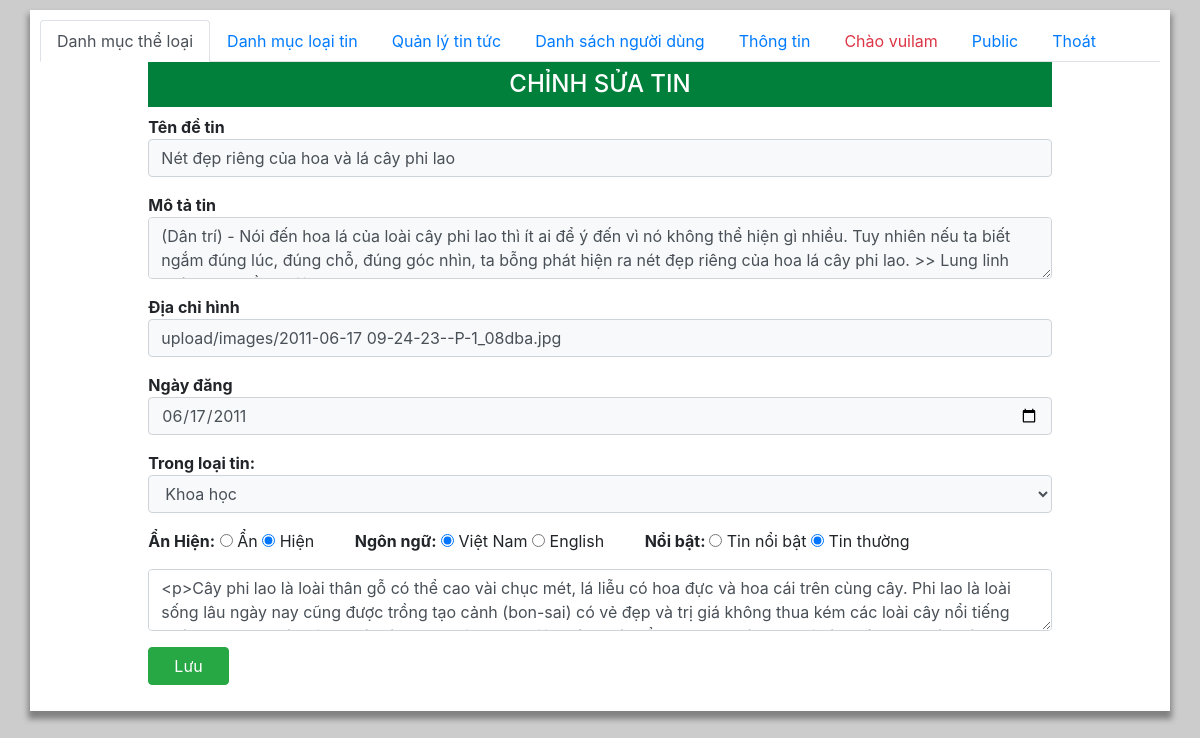
Page /admin/tin_sua.php?idTin=506 (signed in) on the earlier database version.
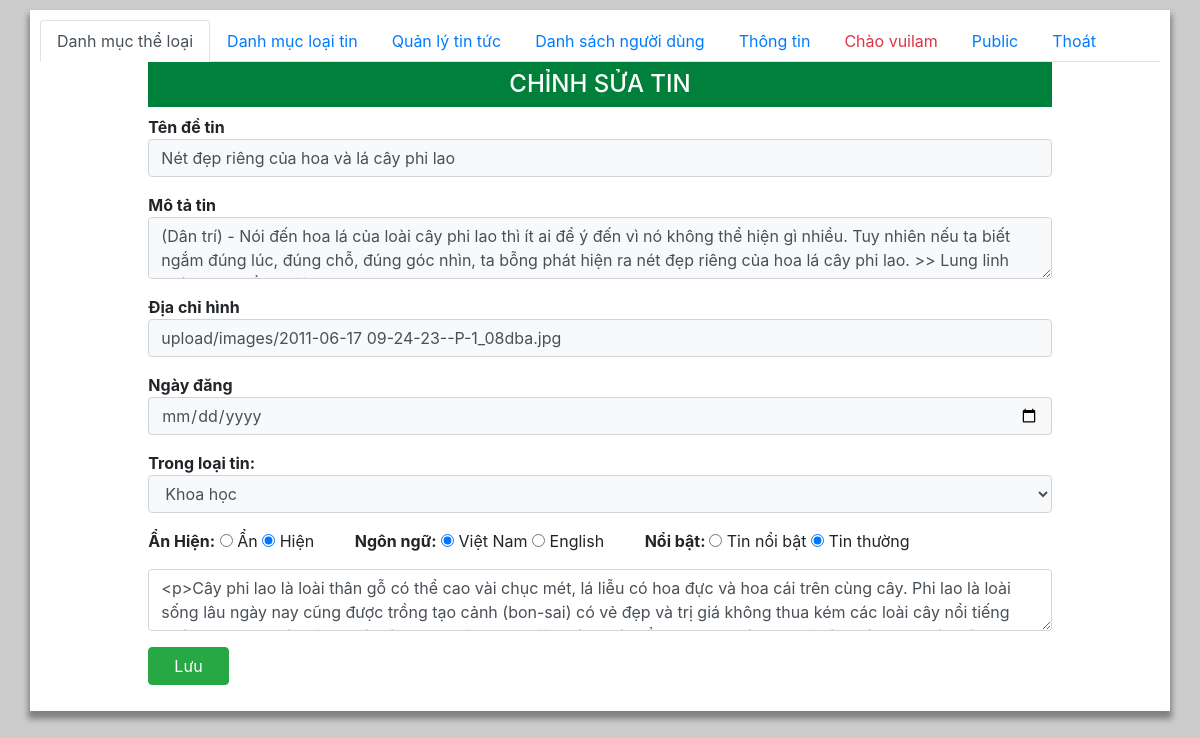
Same page on the later database version.
### tables this page shows
CREATE TABLE `tin` (
  `idTin` int(11) NOT NULL,
  `lang` char(2) NOT NULL DEFAULT 'vi',
  `TieuDe` varchar(255) NOT NULL DEFAULT '',
  `slug` varchar(255) NOT NULL,
  `TomTat` varchar(1000) DEFAULT NULL,
  `urlHinh` varchar(255) DEFAULT NULL,
  `Ngay` timestamp DEFAULT current_timestamp(),
  `Content` text DEFAULT NULL,
  `idLT` int(11) NOT NULL DEFAULT 0,
  `SoLanXem` int(11) DEFAULT 0,
  `NoiBat` tinyint(1) DEFAULT 0,
  `AnHien` tinyint(1) DEFAULT 1,
  `tags` varchar(2000) DEFAULT NULL
);

### functions.php (called while the page is built, shortened)
<?php
  function executeResult($sql)  {
    $conn= new mysqli(DB_HOST,DB_USERNAME,DB_PASSWORD,DB_NAME);
    mysqli_set_charset($conn, "utf8");
    $result=mysqli_query($conn,$sql);
    $data=[];
    if($result!=null){
        while ($row=mysqli_fetch_assoc($result)) {
            $data[]=$row;
        }
    }
    return $data;
  }
?>

### admin/tin_sua.php (the view, shortened to what this page needs)
<?php
require_once "../functions.php";
?>
<?php
$idTin = $_GET['idTin']??0;
if ( $idTin >0 ){
    $sql="SELECT * FROM tin WHERE idTin =$idTin";
    $result=executeResult($sql);
}
else {
   header('Location: index.php?page=tin'); exit();
}
$sql="SELECT * FROM loaitin ORDER BY ThuTu";
$listLT = executeResult($sql);
?>
<html>
<head>
   <link href='https://unpkg.com/boxicons@2.0.9/css/boxicons.min.css' rel='stylesheet'>
   <link rel="stylesheet" href="https://maxcdn.bootstrapcdn.com/bootstrap/4.4.1/css/bootstrap.min.css">
   <link rel="stylesheet" href="./main.css">
</head>
<body>
   <div class="container">
   <?php require_once "menu.php";?>
   <div class="tab-content">
      <div class="tab-pane active" id="">
      <div class="col-10 m-auto" >
         <h2 class="py-2 text-center h4 ">CHỈNH SỬA TIN</h2>
         <form action="" method="post">
            <div class="mb-3">
                  <label>Tên đề tin</label>
                  <input class="form-control bg-light" type="text" name="TieuDe" value="<?= $result[0]['TieuDe']??"" ?>">
            </div>
            <div class="mb-3">
                  <label>Mô tả tin</label>
                  <textarea name="TomTat" class="form-control bg-light"><?= $result[0]['TomTat']??"" ?></textarea>
            </div>
            <div class="mb-3">
                  <label>Địa chỉ hình</label>
                  <input class="form-control bg-light" type="text" name="urlHinh" value="<?= $result[0]['urlHinh']??"" ?>">
            </div>
            <div class="mb-3">
                  <label>Ngày đăng</label>
                  <input class="form-control bg-light" type="date" name="Ngay" value="<?= $result[0]['Ngay']??"" ?>">
            </div>
            <div class="mb-3">
               <label>Trong loại tin:</label>
               <select name="idLT"class="form-control bg-light">
                  <?php
                  foreach ($listLT as $item) {
                     if ($item['idLT'] == $result[0]['idLT'])
                     echo "<option selected value='$item[idLT]' > $item[Ten] </option>";
                     else
                     echo "<option value='$item[idLT]' > $item[Ten] </option>";
                  }
                  ?>
               </select>
            </div>
            <div class="mb-3">
               <b style="min-width:10px">Ẩn Hiện:</b>
               <input type="radio" name="AnHien" value="0" <?= ($result[0]['AnHien']==0)? "checked":"" ?> > Ẩn
               <input type="radio" name="AnHien" value="1" <?= ($result[0]['AnHien']==1)? "checked":"" ?> > Hiện
               &nbsp; &nbsp; &nbsp; &nbsp;
               <b>Ngôn ngữ:</b>
               <input type="radio" name="lang" value="vi" <?= ($result[0]['lang']=='vi')? "checked":"" ?> > Việt Nam
               <input type="radio" name="lang" value="en" <?= ($result[0]['lang']=='en')? "checked":"" ?> > English
               &nbsp; &nbsp; &nbsp; &nbsp;
               <b>Nổi bật: </b>
               <input type="radio" name="NoiBat" value="1" <?= ($result[0]['NoiBat']==1)? "checked":"" ?> > Tin nổi bật
               <input type="radio" name="NoiBat" value="0" <?= ($result[0]['NoiBat']==0)? "checked":"" ?> > Tin thường
            </div>
            <div class="mb-3">
            <textarea name="Content" id="Content" class="form-control"><?= $result[0]['Content']??"" ?></textarea>
            </div>
            <div class="mb-3">
            <button class="btn btn-success px-3" name="submit"> &nbsp; Lưu &nbsp; </button>
            </div>
         </form>
         </div>
      </div>
   </div>
   </div>
</body>
</html>

Differences in the rows shown:
changed tin "Nét đẹp riêng của hoa và lá cây phi lao": Ngay "06/17/2011" → (not shown)
